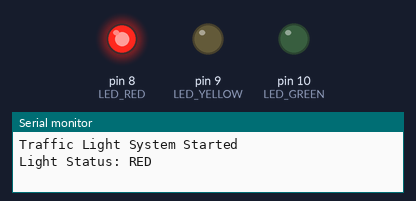
Recording of a sketch running on a simulated Arduino Uno, built with avr-gcc and run on an emulated ATmega328P. Parts: output pins drawn as LEDs (lit = HIGH), the last lines printed to the serial monitor.

Above: at 0.5 s.
At 1.5 s:
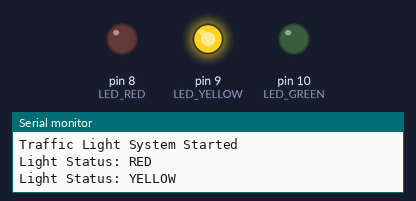
At 5.5 s:
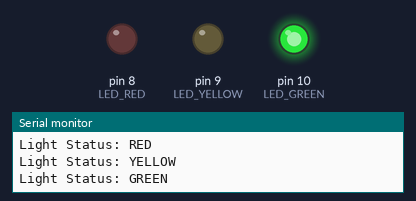
Timing chart, 0 to 6.9 s (numbered marks = the images above):
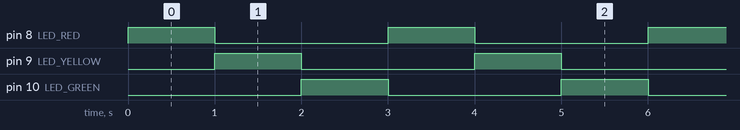

Measured:
- by itself, pin 8 (LED_RED), pin 9 (LED_YELLOW), pin 10 (LED_GREEN): alternates HIGH for 1.0 s and LOW for 2.0 s
- by itself, everything shown: repeats every 3.0 s, in 3 steps

The sketch:

lights.ino
```cpp
/*
 * Project: Traffic Light Simulation
 * Description: Simple traffic light using 3 LEDs (Red, Yellow, Green)
 * Author: Arduino IoT Projects
 * Date: 2025
 * Hardware: Arduino Uno, 3x LEDs, 3x 220Ω resistors
 */

// Pin definitions
const int LED_RED = 8;      // Red LED pin
const int LED_YELLOW = 9;   // Yellow LED pin
const int LED_GREEN = 10;   // Green LED pin

// Timing constants (in milliseconds)
const int DELAY_TIME = 1000; // 1 second delay between states

void setup() {
  // Initialize serial communication for debugging
  Serial.begin(9600);
  Serial.println("Traffic Light System Started");

  // Set LED pins as outputs
  pinMode(LED_RED, OUTPUT);
  pinMode(LED_YELLOW, OUTPUT);
  pinMode(LED_GREEN, OUTPUT);

  // Turn off all LEDs initially
  digitalWrite(LED_RED, LOW);
  digitalWrite(LED_YELLOW, LOW);
  digitalWrite(LED_GREEN, LOW);
}

void loop() {
  // RED light phase
  turnOnLight(LED_RED, "RED");
  delay(DELAY_TIME);

  // YELLOW light phase
  turnOnLight(LED_YELLOW, "YELLOW");
  delay(DELAY_TIME);

  // GREEN light phase
  turnOnLight(LED_GREEN, "GREEN");
  delay(DELAY_TIME);
}

/**
 * Function to turn on specific LED and turn off others
 * @param activePin: Pin number of LED to turn on
 * @param colorName: Name of color for serial output
 */
void turnOnLight(int activePin, String colorName) {
  // Turn off all LEDs first
  digitalWrite(LED_RED, LOW);
  digitalWrite(LED_YELLOW, LOW);
  digitalWrite(LED_GREEN, LOW);

  // Turn on the specified LED
  digitalWrite(activePin, HIGH);

  // Print status to serial monitor
  Serial.print("Light Status: ");
  Serial.println(colorName);
}
```
